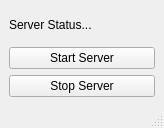
<?xml version="1.0" encoding="UTF-8"?>
<ui version="4.0">
 <class>MainWindow</class>
 <widget class="QMainWindow" name="MainWindow">
  <property name="geometry">
   <rect>
    <x>0</x>
    <y>0</y>
    <width>164</width>
    <height>128</height>
   </rect>
  </property>
  <property name="windowTitle">
   <string>JSONServer</string>
  </property>
  <widget class="QWidget" name="centralwidget">
   <layout class="QGridLayout" name="gridLayout">
    <item row="0" column="0">
     <widget class="QLabel" name="label">
      <property name="text">
       <string>Server Status...</string>
      </property>
     </widget>
    </item>
    <item row="1" column="0">
     <widget class="QPushButton" name="pushButton">
      <property name="text">
       <string>Start Server</string>
      </property>
     </widget>
    </item>
    <item row="2" column="0">
     <widget class="QPushButton" name="pushButton_2">
      <property name="text">
       <string>Stop Server</string>
      </property>
     </widget>
    </item>
   </layout>
  </widget>
  <widget class="QStatusBar" name="statusbar"/>
 </widget>
 <resources/>
 <connections/>
</ui>
